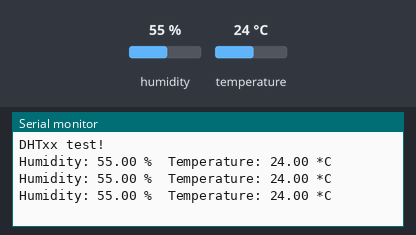
A sketch run on a simulated Arduino Zero (SAMD21). Shown: the last lines printed to the serial monitor. The inputs (shaded band) are chosen by the test bench; at power-on: humidity 55 %, temperature 24 °C.

Above: at 3.8 s.
3.9 s: humidity set to 22 %
At 7.2 s:
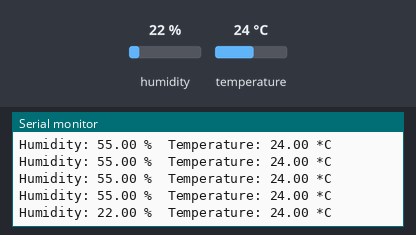
7.8 s: temperature set to 12 °C
At 10.0 s:
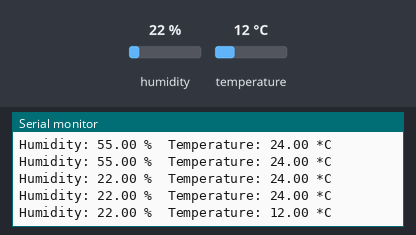
11.7 s: humidity set to 40 %
At 12.5 s:
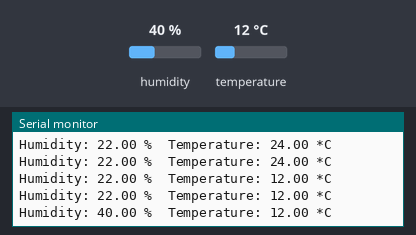
Timing chart, 0 to 14.7 s (numbered marks = the images above; inputs shaded):
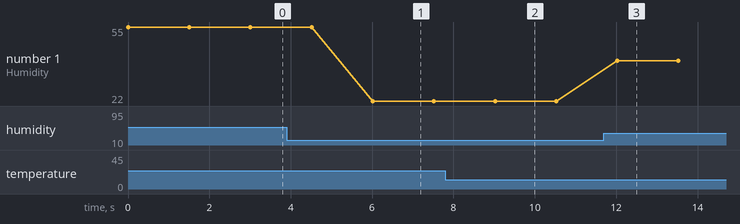

Measured:
- after the input at 3.9 s, the serial monitor: prints a new line after 2.1 s (image 1)
- after the input at 7.8 s, the serial monitor: prints a new line after 1.2 s (image 2)
- after the input at 11.7 s, the serial monitor: prints a new line after 0.33 s (image 3)
- plotted number 1: 55 → 22 after the input at 3.9 s, 22 → 40 after the input at 11.7 s

The sketch:

DH22.ino
```cpp
// Example testing sketch for various DHT humidity/temperature sensors
// Written by ladyada, public domain

#include "DHT.h"

// Uncomment whatever type you're using!
//#define DHTTYPE DHT11   // DHT 11
#define DHTTYPE DHT22   // DHT 22  (AM2302)
//#define DHTTYPE DHT21   // DHT 21 (AM2301)
//#define DHTTYPE DHT10   // DHT 10
//#define DHTTYPE DHT20   // DHT 20

/*Notice: The DHT10 and DHT20 is different from other DHT* sensor ,it uses i2c interface rather than one wire*/
/*So it doesn't require a pin.*/
#define DHTPIN 2     // what pin we're connected to（DHT10 and DHT20 don't need define it）
DHT dht(DHTPIN, DHTTYPE);   //   DHT11 DHT21 DHT22
//DHT dht(DHTTYPE);         //   DHT10 DHT20 don't need to define Pin

// Connect pin 1 (on the left) of the sensor to +5V
// Connect pin 2 of the sensor to whatever your DHTPIN is
// Connect pin 4 (on the right) of the sensor to GROUND
// Connect a 10K resistor from pin 2 (data) to pin 1 (power) of the sensor


#if defined(ARDUINO_ARCH_AVR)
    #define debug  Serial

#elif defined(ARDUINO_ARCH_SAMD) ||  defined(ARDUINO_ARCH_SAM)
    #define debug  SerialUSB
#else
    #define debug  Serial
#endif

void setup() {

    debug.begin(115200);
    debug.println("DHTxx test!");
    Wire.begin();

    /*if using WIO link,must pull up the power pin.*/
    // pinMode(PIN_GROVE_POWER, OUTPUT);
    // digitalWrite(PIN_GROVE_POWER, 1);

    dht.begin();
}

void loop() {
    float temp_hum_val[2] = {0};
    // Reading temperature or humidity takes about 250 milliseconds!
    // Sensor readings may also be up to 2 seconds 'old' (its a very slow sensor)


    if (!dht.readTempAndHumidity(temp_hum_val)) {
        debug.print("Humidity: ");
        debug.print(temp_hum_val[0]);
        debug.print(" %\t");
        debug.print("Temperature: ");
        debug.print(temp_hum_val[1]);
        debug.println(" *C");
    } else {
        debug.println("Failed to get temprature and humidity value.");
    }

    delay(1500);
}
```
